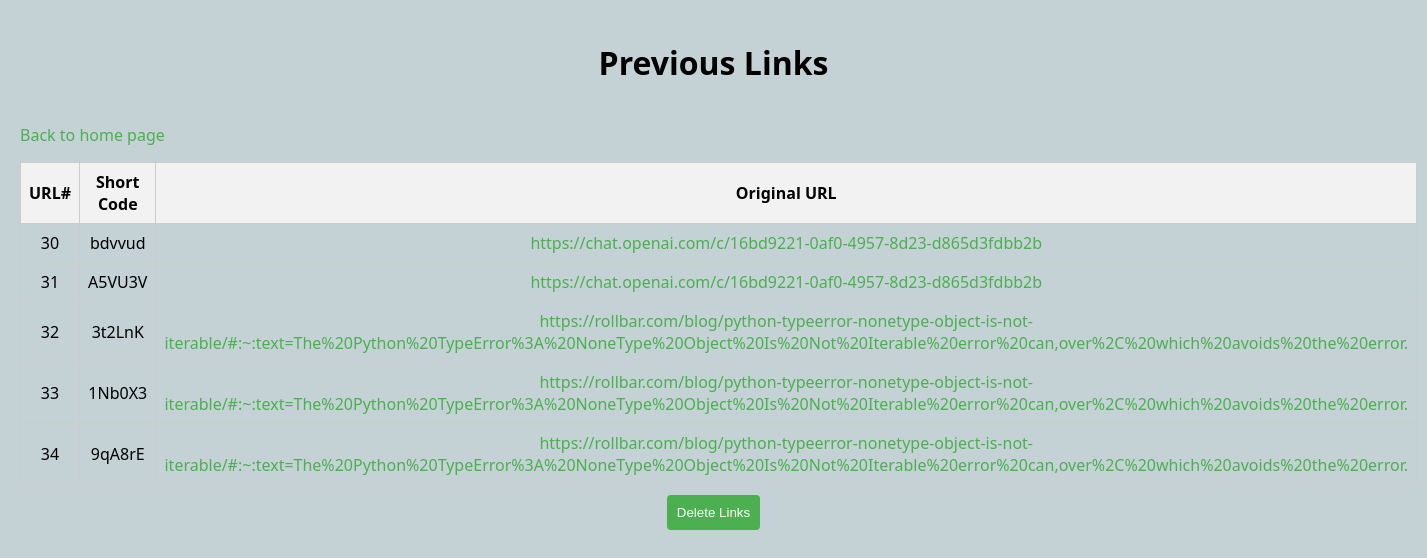
Screenshot of /old_links with the database file from the repository.
### tables this page shows
CREATE TABLE shortenedURL (
        id INTEGER PRIMARY KEY AUTOINCREMENT,
        original_url TEXT NOT NULL,
        shortened_url TEXT NOT NULL
    );

### app.py (the view)
@app.route('/old_links')
def show_old_links():
    data = url_database.show_stored_url()
    return render_template('old_links.html', data = data)

### url_database.py (called while the page is built)
def get_db():
    conn = None
    if os.path.exists(database_path):
        conn = sqlite3.connect(database_path, check_same_thread=False)
    else:
        conn = sqlite3.connect(database_path)
    return conn

def show_stored_url():
    try:
        db = get_db()
        cursor = db.cursor()
        cursor.execute('SELECT id, shortened_url, original_url FROM shortenedURL')
        data = cursor.fetchall()
        return data if data is not None else []
    except sqlite3.Error as e:
        print(f"An error occurred: {e}")

### templates/old_links.html (shortened to what this page needs)
<!DOCTYPE html>
<html>
<head>
    <link rel="stylesheet" href="{{ url_for('static', filename='styles.css') }}" />
</head>
<body>
    <h1>Previous Links</h1>
    <p><a href="{{url_for('index')}}">Back to home page</a></p>
    {% if data %}
    <table>
        <tr>
            <th>URL#</th>
            <th>Short Code</th>
            <th>Original URL</th>
        </tr>
        {% for row in data %}
        <tr>
            <td>{{ row[0] }}</td>
            <td>{{ row[1] }}</td>
            <td><a href="{{ row[2] }}">{{ row[2] }}</a></td>
        </tr>
        {% endfor %}
    </table>
    {% else %}
    <p>No data in Table yet.</p>
    {% endif %}
    <b><form action="{{ url_for('delete_all_links') }}" method="post">
        <button type="submit">Delete Links</button>
    </form></b>
</body>
</html>

### static/styles.css (style rules this page uses)
body { font-family: system-ui, -apple-system, BlinkMacSystemFont, 'Segoe UI', Roboto, Oxygen, Ubuntu, Cantarell, 'Open Sans', 'Helvetica Neue', sans-serif; background-color: #c4d2d6; margin: 0; padding: 20px; }
form { text-align: center; }
h1 { text-align: center; margin-bottom: 40px; }
form { display: flex; flex-direction: column; }
button[type="submit"] { margin: auto; margin-top: 10px; padding: 10px; background-color: #4caf50; color: #ffffff; border: none; border-radius: 4px; cursor: pointer; }
a { color: #4caf50; text-decoration: none; }
table { width: 0%; margin: 0 auto; border-collapse: collapse; border: 1px solid #ccc; }
th, td { border: 1px solid #ccc; padding: 8px; text-align: center; }
th { background-color: #f2f2f2; }

### rows the page displays
shortenedURL: id "30", shortened_url "bdvvud", original_url "https://chat.openai.com/c/16bd9221-0af0-4957-8d23-d865d3fdbb2b"
shortenedURL: id "31", shortened_url "A5VU3V", original_url "https://chat.openai.com/c/16bd9221-0af0-4957-8d23-d865d3fdbb2b"
shortenedURL: id "32", shortened_url "3t2LnK", original_url "https://rollbar.com/blog/python-typeerror-nonetype-object-is-not-iterable/#:~:text=The%20Python%20TypeError%3A%20NoneType%20Object%20Is%20Not%20Iterable%20error%20can,over%2C%20which%20avoids%20the%20error."
shortenedURL: id "33", shortened_url "1Nb0X3", original_url "https://rollbar.com/blog/python-typeerror-nonetype-object-is-not-iterable/#:~:text=The%20Python%20TypeError%3A%20NoneType%20Object%20Is%20Not%20Iterable%20error%20can,over%2C%20which%20avoids%20the%20error."
shortenedURL: id "34", shortened_url "9qA8rE", original_url "https://rollbar.com/blog/python-typeerror-nonetype-object-is-not-iterable/#:~:text=The%20Python%20TypeError%3A%20NoneType%20Object%20Is%20Not%20Iterable%20error%20can,over%2C%20which%20avoids%20the%20error."
